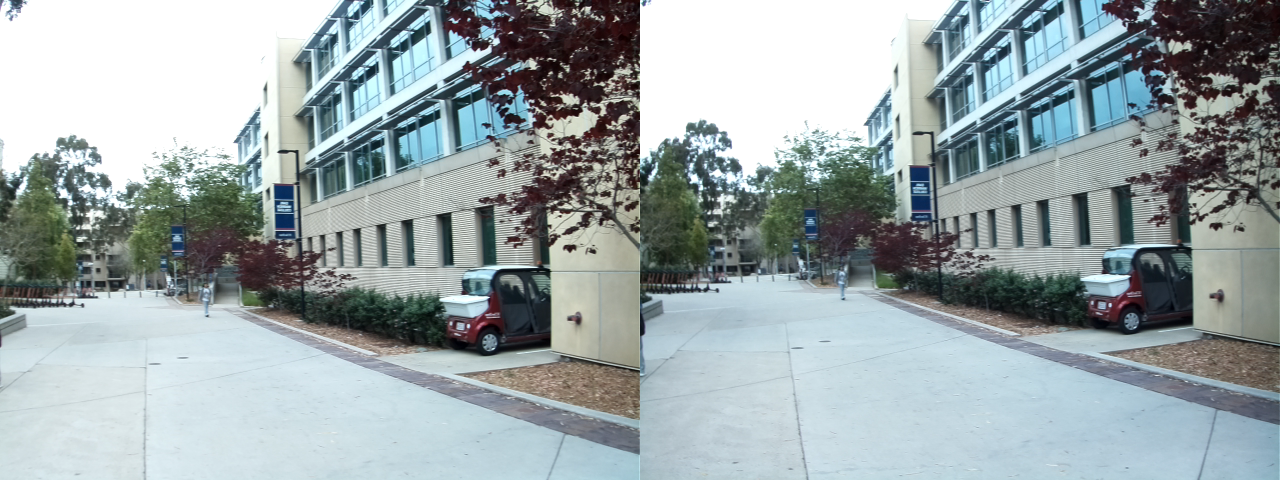
#> input picture stereopi-setup/frames_data/frame122.png, 2560 x 960 px, given in place of scene_2560x960_1.png, which was not available (shown at 1/2 size)
$ python dataset_img_split.py ../frames_data ../frames_data/frame122.png
#> lines starting #> are read from the running program, lines starting #| are printed output that depends on the picture; pictures that were not available may be replaced by others from this repository, and a replacement may not be noted
import cv2
import os
import sys
import re

height = 960
width = 2560

def get_max_num_images(home_path):
    img_list = os.listdir(home_path)

    return len(img_list)


#HOME = os.path.join(os.sep, *os.getcwd().split(os.sep)[:-1], 'stereopi-setup', 'calibration')
# Example Function Call: python dataset_img_split.py
def main():
    if len(sys.argv) < 2:
        print( 'ERROR - Must include experiment Directory/Number to parse: EX - python script.py [Dir] [ExpNum]')
        exit(1)
    directory = sys.argv[1]
    images_save_path = ''
    for i in range(len(sys.argv[1].split('\\')) - 1):
        images_save_path += '/' + sys.argv[1].split('\\')[i]
    num = sys.argv[2]

    HOME = os.path.join(os.sep, *os.getcwd().split(os.sep)[:-1], directory)
    HOME_IMG_PATH = os.path.join(os.sep, *os.getcwd().split(os.sep)[:-1], images_save_path[1:])

    print(HOME)
    print(HOME_IMG_PATH)
    #Windows Only
    if os.name == 'nt':
        HOME = HOME[:2] + '\\' + HOME[2:]
        HOME_IMG_PATH = HOME_IMG_PATH[:2] + '\\' + HOME_IMG_PATH[2:]
        print(HOME)
    num_images = get_max_num_images(HOME)
    for i in range(1,num_images+1):
        if i % 10 == 0:
            print(f'Image {i}/{num_images} done.')

        #img = cv2.imread(HOME + "/stereo_image{}.png".format(i))
        img = cv2.imread(HOME + "/scene_2560x960_{}.png".format(i))
#> img is the input picture: shape (960, 2560, 3); mean B, G, R 168.2, 166.1, 154.6

        img1 = img[:, :int(img.shape[1]/2), :]
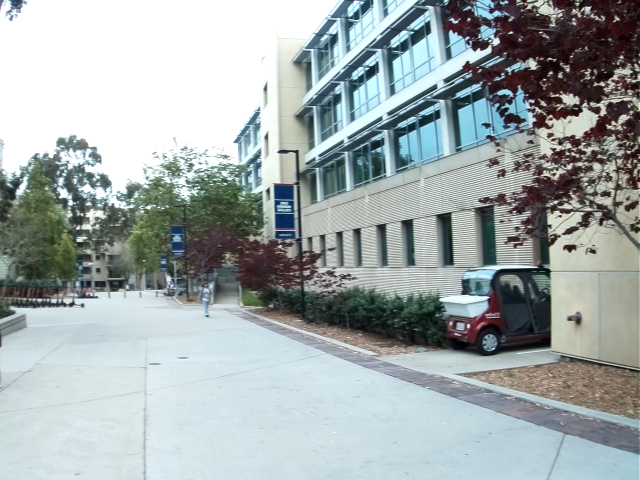
#> img1: shape (960, 1280, 3) (shown at 1/2 size); mean B, G, R 170.6, 170.2, 160.8
        img2 = img[:, int(img.shape[1]/2):, :]
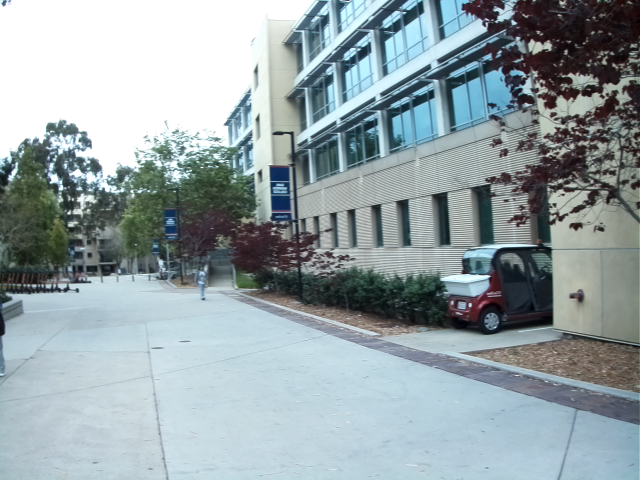
#> img2: shape (960, 1280, 3) (shown at 1/2 size); mean B, G, R 165.8, 162, 148.5

        img1 = cv2.flip(img1, 1)
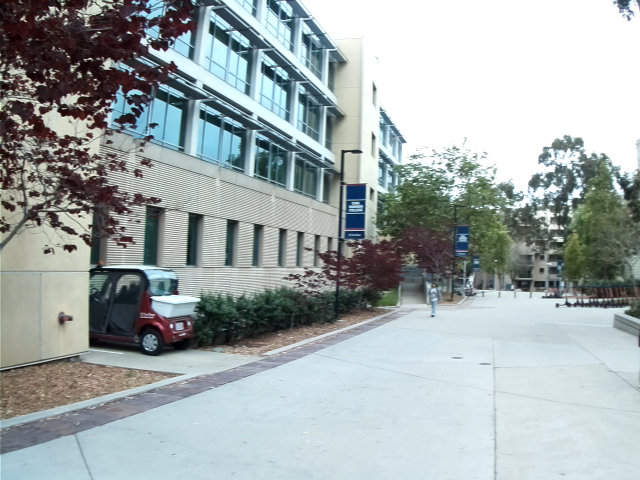
#> img1: shape (960, 1280, 3) (shown at 1/2 size); mean B, G, R 170.6, 170.2, 160.8
        img2 = cv2.flip(img2, 1)
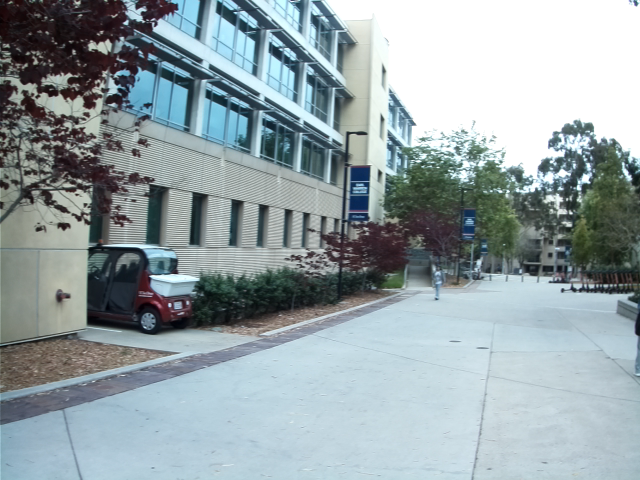
#> img2: shape (960, 1280, 3) (shown at 1/2 size); mean B, G, R 165.8, 162, 148.5

        if not os.path.exists(HOME_IMG_PATH + '/images_exp{}'.format(num)):
            os.mkdir(HOME_IMG_PATH + '/images_exp{}'.format(num))
        PATH = HOME_IMG_PATH + '/images_exp{}'.format(num)
        if not os.path.exists(PATH + '/left_camera'):
            os.mkdir(PATH + '/left_camera')
        if not os.path.exists(PATH + '/right_camera'):
            os.mkdir(PATH + '/right_camera')

        cv2.imwrite(PATH + "/left_camera/frame{}.png".format(i), img1)
        cv2.imwrite(PATH + "/right_camera/frame{}.png".format(i), img2)
#> pass 2 of the loop in main, `for i in range(1,num_images+1):`:
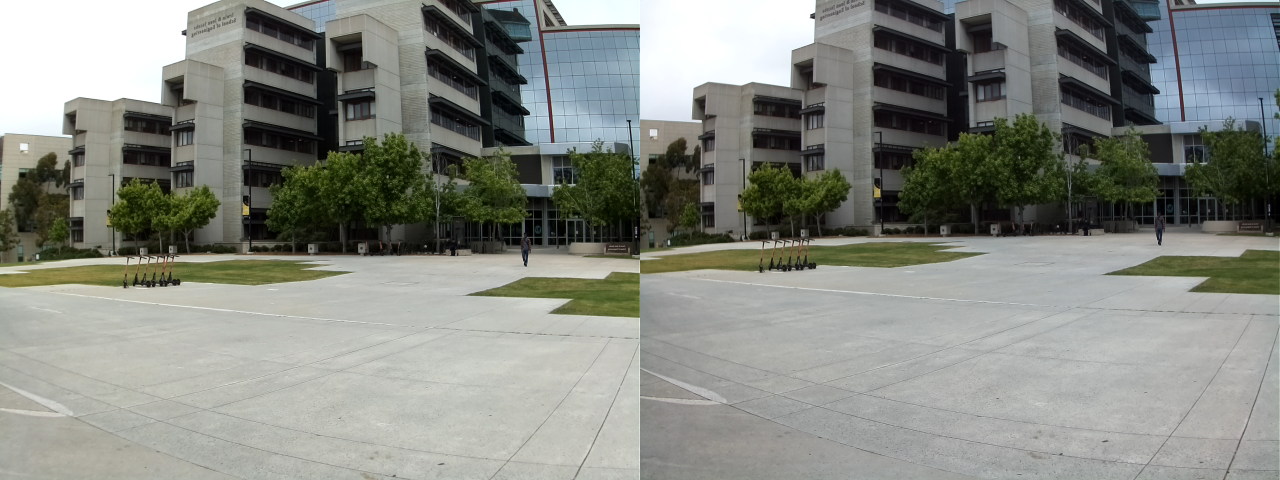
#> input picture stereopi-setup/frames_data/frame13.png, 2560 x 960 px, given in place of scene_2560x960_2.png, which was not available (shown at 1/2 size)
#> in main, img is the input picture: shape (960, 2560, 3); mean B, G, R 129.3, 136.3, 133.2
#> in main, `img1 = cv2.flip(img1, 1)`:
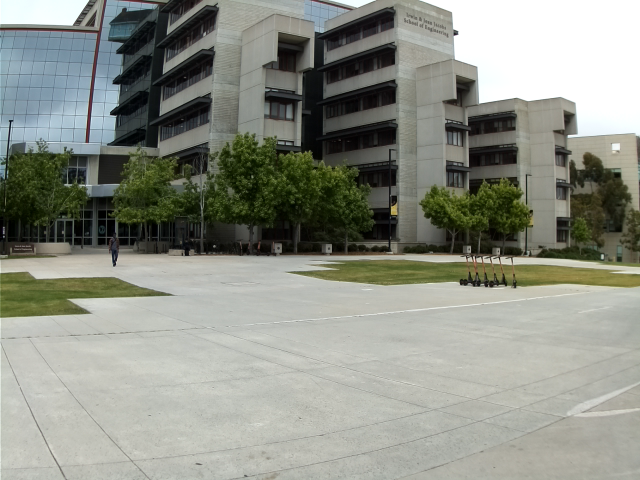
#> img1: shape (960, 1280, 3) (shown at 1/2 size); mean B, G, R 133.7, 143.7, 140.4
#> in main, `img2 = cv2.flip(img2, 1)`:
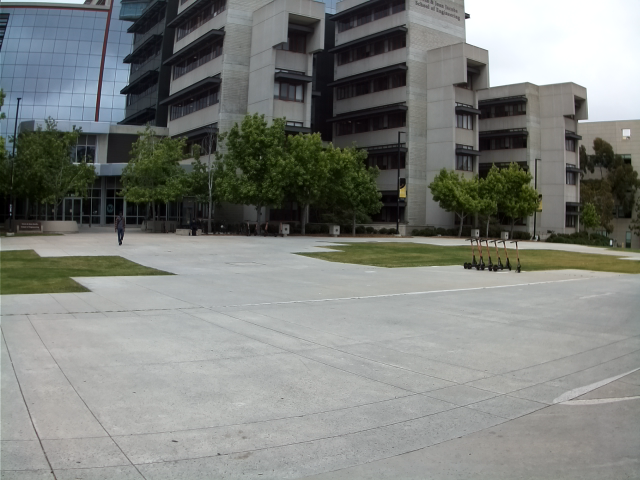
#> img2: shape (960, 1280, 3) (shown at 1/2 size); mean B, G, R 124.9, 129, 126


if __name__ == "__main__":
#> (the run stopped early here; a loop or call above may not have finished)
